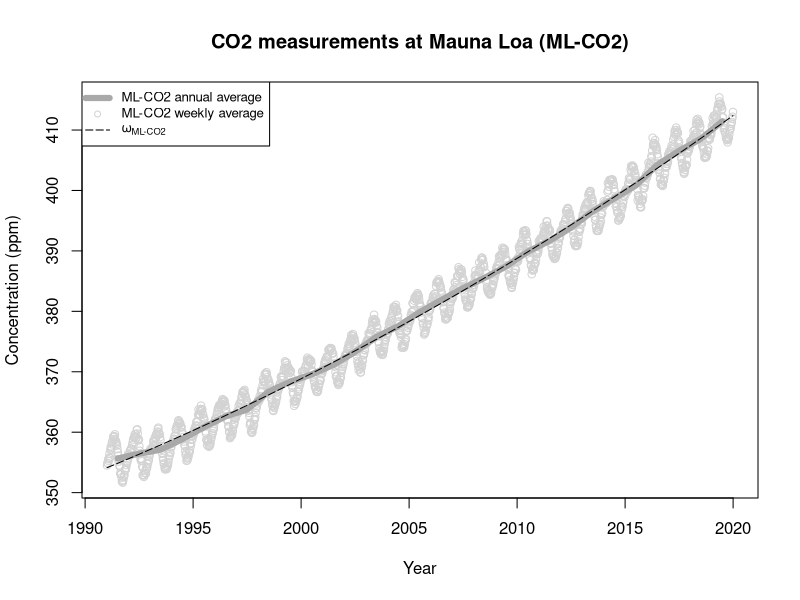
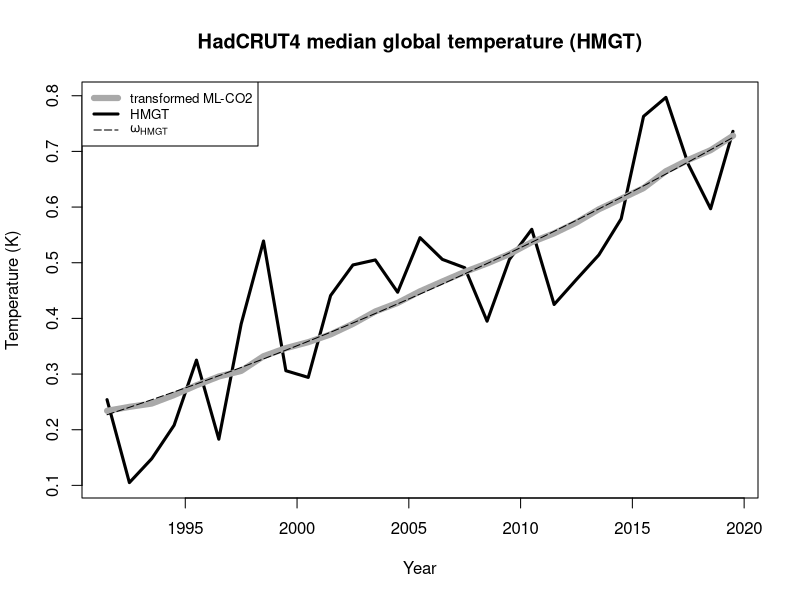
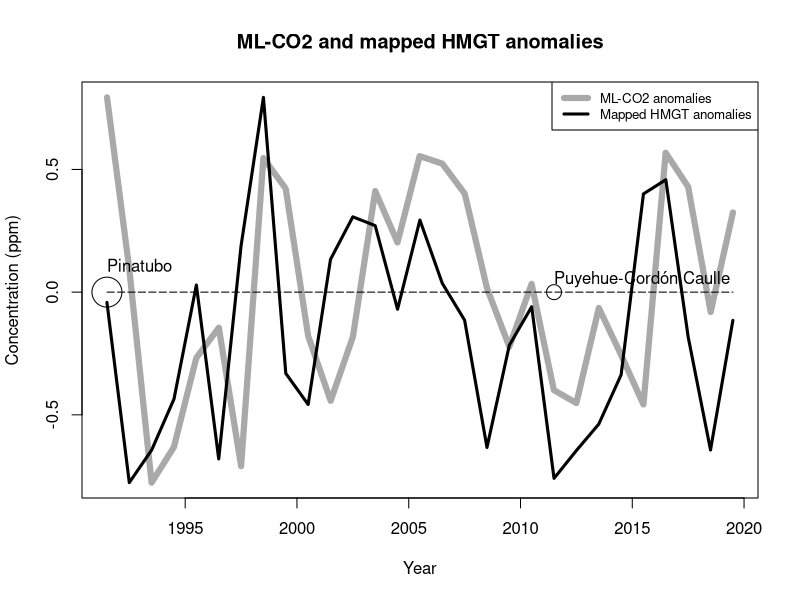

Write R code to recreate these figures, in order.
##### Library routines

# bin data into yearly values
makeYearlyAverages <- function (js,ys) {
   yrmin <- floor(min(js));
   yrmax <- floor(max(js));
   nbyr  <- yrmax - yrmin + 1;
   byrn  <- floor(js) - yrmin + 1;
   yry   <- 1:nbyr;
   yrd   <- 1:nbyr;
   yrx   <- 1:nbyr;
   for (byr in 1:nbyr) {
       bss <- (byrn==byr);
       mns <- mean(ys[bss]);
       sds <- sd(ys[bss]);
       mnx <- mean(js[bss]);
       yry[byr] <- mns;
       yrd[byr] <- sds;
       yrx[byr] <- mnx;
       #print (paste("Byr:",byr," x:",mnx," mean:",mns," sd:",sds));
   }
   return (data.frame(j=yrx, y=yry, d=yrd));
}

# bin annual data
makeRunningAverages <- function(djjs,diff,nbin) {
   binn <- floor(nbin*0.9999*djj/12)+1
   ayy  <- 1:nbin;
   ady  <- 1:nbin;
   axx  <- 1:nbin;
   for (bin in 1:nbin) {
       bss <- (binn==bin);
       mns <- mean(diff[bss]);
       sds <- sd(diff[bss]);
       mnx <- mean(djj[bss]/12);
       ayy[bin] <- mns;
       ady[bin] <- sds;
       axx[bin] <- mnx;
       #print (paste("Bin:",bin," x:",mnx," mean:",mns," sd:",sds));
   }
   axx[1]    <- 0;
   axx[nbin] <- 1;
   return (data.frame(dj=axx, dy=ayy, dd=ady));
}

# analysis
analysis <- function(offset) {
   co2maxdy <<- max(co2$y-co2$p);
   co2mindy <<- min(co2$y-co2$p);
   co2ddy   <<- co2maxdy-co2mindy;
   # temperature
   temp1    <<- temp0[temp0[,"YEAR"]>=Y0 & temp0[,"YEAR"]<Y1,];
   tmp      <<- data.frame(j = temp1[,"YEAR"] + 0.5 - Y0, y=temp1[,"MEAN"]);
   tmp$p    <<- predict(lmMod,data.frame(x = tmp$j,x2 = tmp$j*tmp$j,x3 = tmp$j*tmp$j*tmp$j));
   tempMod  <<- lm(y ~ x, data=data.frame(x=tmp$p,y=tmp$y));
   tmp$py   <<- predict(tempMod,data.frame(x=tmp$p));
   tmp$dy   <<- tmp$y-tmp$py;
   co2$pt   <<- predict(tempMod,data.frame(x=co2$y));
   tmpmaxdy <<- max(tmp$dy)[1];
   tmpmindy <<- min(tmp$dy)[1];
   tmpddy   <<- tmpmaxdy-tmpmindy;
   # linear rescale temperature to co2 scale (does not affect correlation)
   tmp$sdy  <<- ((tmp$dy-tmpmindy)/tmpddy)*co2ddy+co2mindy;
   # scale coefficients co2 -> temperature
   cftemp   <<- coef(tempMod);
   temperature <<-bquote(~ omega["HMGT"] == .(round(cftemp["(Intercept)"],4))
   	       + .(round(cftemp["x"],9)) * ~omega["ML-CO2"]);
   # interpolate co2 to temperature times...
   co2tmp   <<- approx(co2$j,co2$y-co2$p,tmp$j+offset);
   sstemp   <<- !is.na(co2tmp$y)
   oxtemp   <<- co2tmp$y[sstemp]; # interpolated co2 anomaly to temperature...
   oytemp   <<- tmp$sdy[sstemp] # temperature anomaly
   ctemp    <<- round(cor(oxtemp,oytemp),3);
   print(paste("Offset:",offset," Temp-corr:",ctemp));
   ########
   test <<-cor.test(oxtemp,oytemp)
   correlation <<- paste0(offset,"Year offset => r=",round(test$estimate,3),", p=",round(test$p.value,8)," ");
   print(test); 
   corrx    <<- c(corrx,offset);
   corrt    <<- c(corrt,ctemp);
}


################################################

colt="black";      lwdt=3;  ltyt=1;
cole="black";      lwde=3;  ltye=2;
colc="darkgray";       lwdc=6;  ltyc=1;
colc2="lightgray";  lwdc2=1; ltyc2=1;
coltr="black"; lwdtr=1; ltytr=5;

tm=Sys.time()
#t=format(tm,format='%Y%m%d_%H%M%S')
t=format(tm,format='%Y%m%d')

#Y0 <- 1970.0;
#Y1 <- 1990.0;

Y0 <- 1991.0;
Y1 <- 2020.0;

copyright <- "FTT/IMB (c)";
# volcanoes

vadj5<- c(0,0.5);
tyr5 <- c("Puyehue-Cordón Caulle");
vyr5 <- c(2011.5);
#
vadj6<- c(0,0.5);
tyr6 <- c("Pinatubo");
vyr6 <- c(1991.5);

# correlation

mcorr=0;
moffs=0.0;

# get CO2 measurements from file (Manua Loa CO2)
data <- read.csv(file="esrl.txt",sep=" ",head=TRUE)

sel  <- data[,"PPM"] > 0 & data[,"JJ"] > Y0 & data[,"JJ"] < Y1;
bulk <- sel & data[,"JJ"]<2020.0;
late <- sel & data[,"JJ"]>=2020.0;

jj <-data[sel,"JJ"] - Y0;
ppm <-data[sel,"PPM"];

ppmn <-data[bulk,"PPM"];
jjs=data[bulk,"JJ"]-Y0;
jjn=data[late,"JJ"]-Y0;

djj <-  (jj - floor(jj))*12;
djjs <- (jjs - floor(jjs))*12;
djjn <- (jjn - floor(jjn))*12;

ppms <- data[bulk,"PPM"];
ppmn <- data[late,"PPM"];

# Estimate the rest parameters using a linear model

lmMod <- lm(y ~ x + x2, data=data.frame(x=jjs, x2=jjs*jjs, x3=jjs*jjs*jjs, y=ppms, d=djjs));
cf <- coef(lmMod);
trend=bquote(~ omega["ML-CO2"](Year) == .(round(cf["(Intercept)"],3))  +  
              .(round(cf["x"],6))  * (Year - .(Y0)) +
	      .(round(cf["x2"],9)) * (Year - .(Y0))^2);# +",
	      #cf["x3"],"*(t -",Y0,")^3 
pred  <- predict(lmMod,data.frame(x = jj,     x2 = jj*jj, x3 = jj*jj*jj));
predn <- predict(lmMod,data.frame(x = jjn,    x2 = jjn*jjn, x3 = jjn*jjn*jjn));

co2   <- makeYearlyAverages(jjs,ppms);

co2$p  <- predict(lmMod,data.frame( x = co2$j,     x2 = co2$j * co2$j, x3 = co2$j * co2$j * co2$j ));

nbin  <- 50;
diff  <- ppm-pred
avg   <- makeRunningAverages(djjs,diff,nbin);

nms   <- approx(avg$dj*12, avg$dy, djj);
nmn   <- approx(avg$dj*12, avg$dy, djjn);
nsd   <- approx(avg$dj*12, avg$dd, djjn);

# get HMGT temperature data from file (HadCrut4)
temp0 <- read.csv(file="uea.txt",sep=" ",head=TRUE) 

offsets <- c(-1,0,1);

corrx=c();
corrt=c();

for (offset in -1:1) {
 analysis(offset);
};
corr <- data.frame(x=corrx,t=corrt);

## max correlation:
#offset <- 0.75*1.0;
#analysis(offset);

# Plot fitted curve

#single <- TRUE;
single <- FALSE;
############## co2 time series with trend...
if (single) {
   print("Combining plots...");
   pdf(paste0("fig0_",t,".pdf"),height=5,width=10);
} else {
   pdf(paste0("fig01_",t,".pdf"),height=5,width=5);
}

par(mfrow=c(1,1));

plot(jj+Y0, ppm,col=colc2,lwd=lwdc2,lty=ltyc2,xlab="Year",ylab="Concentration (ppm)",
	    main=paste("CO2 measurements at Mauna Loa (ML-CO2)"));

# yearly co2
lines(co2$j+Y0, co2$y, col = colc, lwd = lwdc, lty=ltyc);

# trend
lines(jj+Y0, pred, col = coltr, lwd = lwdtr, lty=ltytr);


#mtext(trend,side=1,outer=FALSE,cex=0.5);

legend("topleft", legend=c("ML-CO2 annual average", "ML-CO2 weekly average", expression(omega["ML-CO2"])),
       col=c(colc, colc2, coltr), lty=c(ltyc,NA,ltytr), lwd=c(lwdc,lwdc2,lwdtr),pch=c(NA,1,NA),cex=0.8);

if (single) {
   mtext(copyright,side=4,cex=0.5)
   title(sub=trend, adj=1, line=-1.1, cex.sub=0.65, font=1 )
} else {
   dev.off()
   ############## temperature and co2 trend (not scaled)
   pdf(paste0("fig02_",t,".pdf"),height=5,width=5);
   par(mfrow=c(1,1));
};

# temperature
plot(tmp$j+Y0, tmp$y,col=colt,type="l",lwd=lwdt,lty=ltyt,xlab="Year",ylab="Temperature (K)",
	     main=paste("HadCRUT4 median global temperature (HMGT)"));

# co2
lines(co2$j+Y0, co2$pt, col = colc, lwd = lwdc, lty=ltyc);

# trend
lines(tmp$j+Y0, tmp$py, col = coltr, lwd = lwdtr, lty=ltytr);

print (temperature) ;

legend("topleft", legend=c("transformed ML-CO2","HMGT", expression(omega["HMGT"])),
    col=c(colc, colt, coltr), lty=c(ltyc,ltyt,ltytr), lwd=c(lwdc,lwdt,lwdtr),cex=0.8);

if (single) {
   mtext(copyright,side=4,cex=0.5)
   title(sub=temperature, adj=1, line=-1.1, cex.sub=0.65, font=1 )
} else {
  dev.off()
   ############## temperature anomalies (scaled) and co2 anomalies
   pdf(paste0("fig03_",t,".pdf"),height=5,width=5);
   par(mfrow=c(1,1));
};

plot(co2$j+Y0,co2$y-co2$p ,col=colc,xlab="Year",ylab="Concentration (ppm)",main=paste("ML-CO2 and mapped HMGT anomalies"),type="l",lwd=lwdc,lty=ltyc);

# 
lines(co2$j+Y0, co2$p-co2$p, col = coltr, lwd = lwdtr, lty=ltytr);

# temp
lines(tmp$j+Y0, tmp$sdy, col = colt, lwd = lwdt, lty=ltyt);

points(vyr5,vyr5-vyr5,type="p", col="black",cex=2);
text(vyr5,vyr5-vyr5+0.06,labels=tyr5, col="black",cex=1,adj=vadj5);
points(vyr6,vyr6-vyr6,type="p", col="black",cex=4);
text(vyr6,vyr6-vyr6+0.11,labels=tyr6, col="black",cex=1,adj=vadj6);

legend("topright", legend=c("ML-CO2 anomalies", "Mapped HMGT anomalies"),
    col=c(colc, colt), lty=c(ltyc,ltyt), lwd=c(lwdc,lwdt),cex=0.8);

if (single) {
   mtext(copyright,side=4,cex=0.5)
   title(sub=correlation, adj=1, line=-1.1, cex.sub=0.65, font=1 )
}

dev.off()
